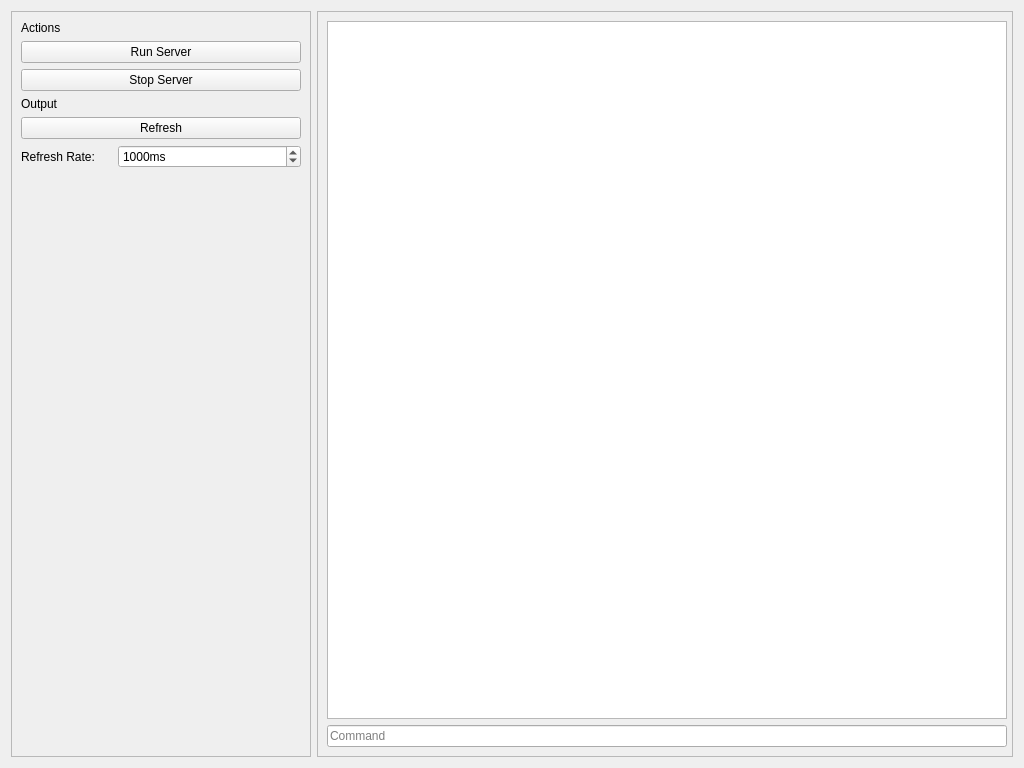
<?xml version="1.0" encoding="UTF-8"?>
<ui version="4.0">
 <class>Form</class>
 <widget class="QWidget" name="Form">
  <property name="geometry">
   <rect>
    <x>0</x>
    <y>0</y>
    <width>1024</width>
    <height>768</height>
   </rect>
  </property>
  <property name="windowTitle">
   <string>Form</string>
  </property>
  <layout class="QHBoxLayout" name="horizontalLayout">
   <item>
    <widget class="QFrame" name="side">
     <property name="minimumSize">
      <size>
       <width>300</width>
       <height>0</height>
      </size>
     </property>
     <property name="maximumSize">
      <size>
       <width>300</width>
       <height>16777215</height>
      </size>
     </property>
     <property name="frameShape">
      <enum>QFrame::Shape::StyledPanel</enum>
     </property>
     <property name="frameShadow">
      <enum>QFrame::Shadow::Raised</enum>
     </property>
     <layout class="QGridLayout" name="gridLayout">
      <item row="3" column="1" colspan="3">
       <widget class="QLabel" name="label_2">
        <property name="text">
         <string>Output</string>
        </property>
       </widget>
      </item>
      <item row="5" column="1">
       <widget class="QLabel" name="label_3">
        <property name="text">
         <string>Refresh Rate:</string>
        </property>
       </widget>
      </item>
      <item row="2" column="1" colspan="3">
       <widget class="QPushButton" name="stopBtn">
        <property name="text">
         <string>Stop Server</string>
        </property>
        <property name="icon">
         <iconset theme="system-shutdown"/>
        </property>
       </widget>
      </item>
      <item row="4" column="1" colspan="3">
       <widget class="QPushButton" name="refreshBtn">
        <property name="text">
         <string>Refresh</string>
        </property>
        <property name="icon">
         <iconset theme="view-refresh"/>
        </property>
       </widget>
      </item>
      <item row="1" column="1" colspan="3">
       <widget class="QPushButton" name="runBtn">
        <property name="text">
         <string>Run Server</string>
        </property>
        <property name="icon">
         <iconset theme="system-run"/>
        </property>
       </widget>
      </item>
      <item row="5" column="2" colspan="2">
       <widget class="QSpinBox" name="refreshRateInput">
        <property name="suffix">
         <string>ms</string>
        </property>
        <property name="prefix">
         <string/>
        </property>
        <property name="minimum">
         <number>1</number>
        </property>
        <property name="maximum">
         <number>100000</number>
        </property>
        <property name="value">
         <number>1000</number>
        </property>
       </widget>
      </item>
      <item row="6" column="1" colspan="3">
       <spacer name="verticalSpacer">
        <property name="orientation">
         <enum>Qt::Orientation::Vertical</enum>
        </property>
        <property name="sizeHint" stdset="0">
         <size>
          <width>20</width>
          <height>40</height>
         </size>
        </property>
       </spacer>
      </item>
      <item row="0" column="1" colspan="3">
       <widget class="QLabel" name="label">
        <property name="text">
         <string>Actions</string>
        </property>
       </widget>
      </item>
     </layout>
    </widget>
   </item>
   <item>
    <widget class="QFrame" name="serverOutputFrame">
     <property name="frameShape">
      <enum>QFrame::Shape::StyledPanel</enum>
     </property>
     <property name="frameShadow">
      <enum>QFrame::Shadow::Raised</enum>
     </property>
     <layout class="QVBoxLayout" name="verticalLayout_2">
      <property name="rightMargin">
       <number>5</number>
      </property>
      <item>
       <widget class="QTextBrowser" name="serverOutput"/>
      </item>
      <item>
       <widget class="QLineEdit" name="commandInput">
        <property name="placeholderText">
         <string>Command</string>
        </property>
        <property name="clearButtonEnabled">
         <bool>false</bool>
        </property>
       </widget>
      </item>
     </layout>
    </widget>
   </item>
  </layout>
 </widget>
 <resources/>
 <connections/>
</ui>
